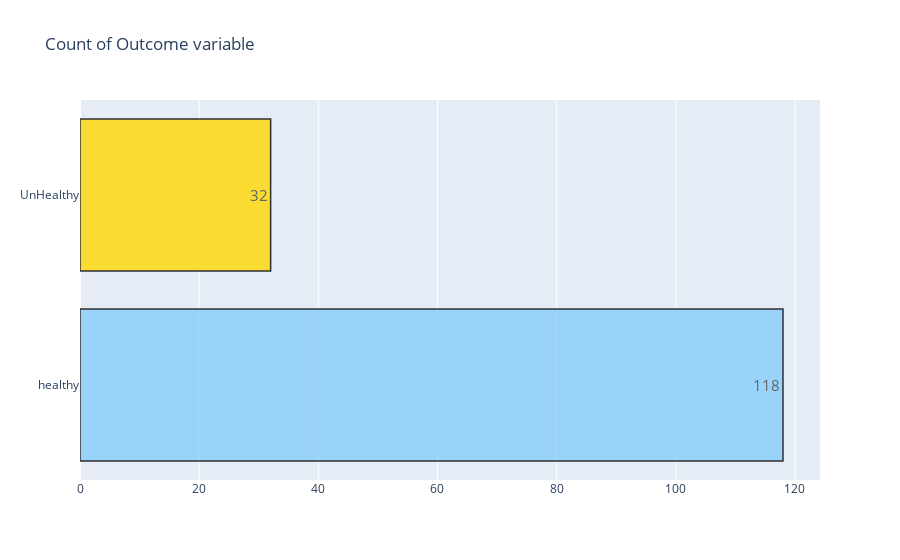
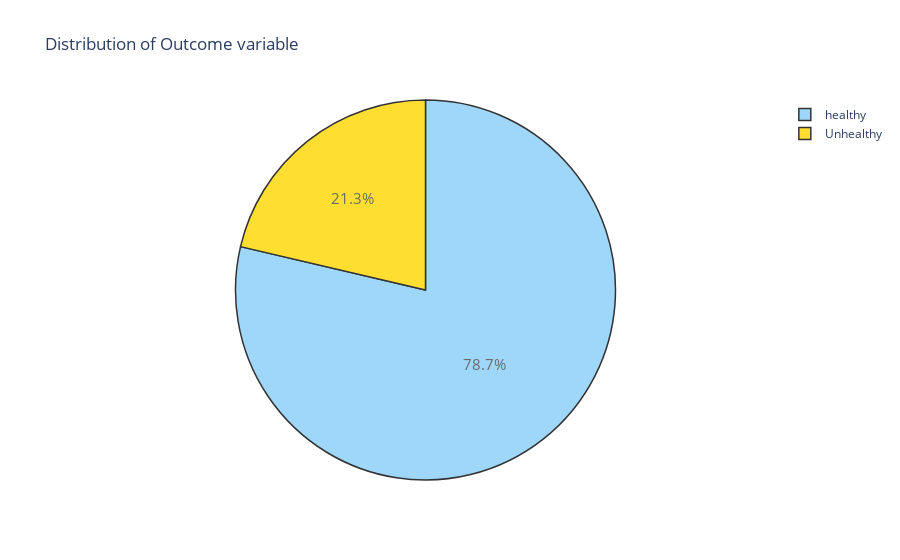

Notebook source saved alongside these figures, in order:
### Code cell
target_count()
target_percent()

### Figure 1 — Plotly figure (JSON) as saved in the notebook; plotly's stock layout.template omitted (floating-point values rounded to 4 significant figures)
{"data": [{"marker": {"color": ["lightskyblue", "gold"], "line": {"color": "#000000", "width": 1.5}}, "opacity": 0.8, "orientation": "h", "text": ["118", "32"], "textfont": {"size": 15}, "textposition": "auto", "type": "bar", "x": [118, 32], "y": ["healthy", "UnHealthy"]}], "layout": {"autosize": true, "title": {"text": "Count of Outcome variable"}, "xaxis": {"autorange": true, "range": [0, 124.2], "type": "linear"}, "yaxis": {"autorange": true, "range": [-0.5, 1.5], "type": "category"}}}

### Figure 2 — Plotly figure (JSON) as saved in the notebook; plotly's stock layout.template omitted (floating-point values rounded to 4 significant figures)
{"data": [{"labels": ["healthy", "Unhealthy"], "marker": {"colors": ["lightskyblue", "gold"], "line": {"color": "#000000", "width": 1.5}}, "opacity": 0.8, "textfont": {"size": 15}, "type": "pie", "values": [118, 32]}], "layout": {"autosize": true, "title": {"text": "Distribution of Outcome variable"}}}
